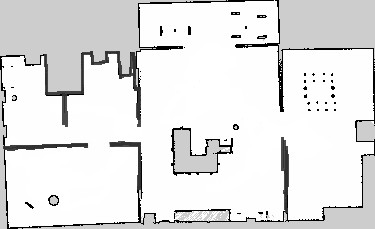
#> input picture ros_ws/src/room_segmentation/house.jpeg, 375 x 229 px
$ python segment_room.py   (older library calls are emulated)
#> lines starting #> are read from the running program, lines starting #| are printed output that depends on the picture; after the words box and inside, x2 and y2 are one past the last pixel; in counts of white or black regions, pixels touching at a corner belong together
#> further down, img is the input picture: shape (229, 375); min 0, max 255, mean 227.6
import cv2
import numpy as np
from random import randint
from typing import Optional, Tuple, List, Union
from skimage.transform import resize
import netpbmfile


def room_segmentation(
    input: cv2.typing.MatLike,
    blur: int = 7,
    noise_removal_threshold: int = 25,
    mask_background: bool = True,
    threshold_min: float = 0.3,
    threshold_max=1.0,
    working_size: int = 500,
    min_room_area: int = -1,
) -> np.ndarray:
    """
    room_segmentation uses watershed segmentation and distance
    transforms to try to identify what constitutes a "room". While
    not perfect, and needing some adjustment for images, it
    Accepts an image (and some configuration options) and ultimately

    """
#> called with blur = 7, noise_removal_threshold = 25, mask_background = True, threshold_min = 0.3, threshold_max = 1, working_size = 500, min_room_area = -1

    # Create a clone of inpu to work with without affecting the
    # original
    img = input.copy()

    # First we convert the image to grayscal if it is not already,
    # and then resize to WORKING_SIZE tall while keeping aspect
    # ratio
    if len(img.shape) == 3:
        img = cv2.cvtColor(img, cv2.COLOR_BGR2GRAY)

    # Resize to a constant size to work with. Note we'll have to resize
    # back to the caller, especially since we expect pixels to represent
    # real world dimensions.
    height, width = img.shape
#> height = 229; width = 375
    img = cv2.resize(
        img, (working_size, int(working_size * img.shape[0] / img.shape[1]))
    )
#> img: shape (305, 500)
    cv2.imshow("Resized", img)
    cv2.waitKey()

    # Once we have the resized image, we blur it
    blurred = cv2.GaussianBlur(img, (blur, blur), 0)

    _, img_threshold = cv2.threshold(
        blurred, 0, 255, cv2.THRESH_BINARY_INV + cv2.THRESH_OTSU
    )
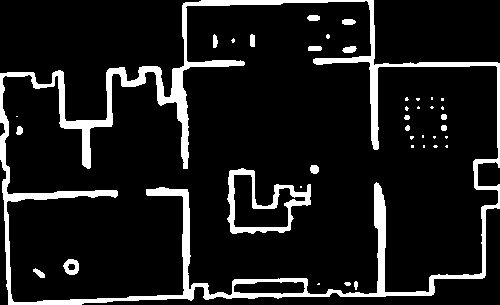
#> img_threshold: shape (305, 500); 10.7% white; 39 white regions (21 under 20 px)
    cv2.imshow("Thresholded", img_threshold)
    cv2.waitKey()

    # Take the contours of the image to find the overarching room
    # outline. We use the mask to isolate the room from surrounding area.
    if mask_background:
        mask = np.zeros_like(img)
        contours, _ = cv2.findContours(
            img_threshold, cv2.RETR_EXTERNAL, cv2.CHAIN_APPROX_SIMPLE
        )
#> contours = 1 contour; box (x1, y1, x2, y2) and area: (0, 0, 500, 305) 121840
        for contour in contours:
            area = cv2.contourArea(contour)
            if area > noise_removal_threshold:
                cv2.fillPoly(mask, [contour], 255)
#> this loop made 1 pass
#> area on pass 1: 121839.5
#> mask: shape (305, 500); 80.5% white; 6 black regions, box (x1, y1, x2, y2) and area: (0, 0, 201, 121) 15470, (374, 0, 500, 65) 7851, (82, 208, 500, 305) 5172, (0, 160, 8, 305) 717, (478, 162, 500, 186) 486, (0, 123, 5, 136) 48

        # Finally, mask out the background
        cv2.imshow("Mask", mask)
        cv2.waitKey()
        img[mask == 0] = 0
#> img: shape (305, 500); min 0, max 255, mean 187.6

    # Calculate the Laplacian and sharpen the image
    kernel = np.array([[1, 1, 1], [1, -8, 1], [1, 1, 1]], dtype=np.float32)
    laplacian = cv2.filter2D(img, cv2.CV_32F, kernel)
    # We need to convert the image to float32 for this step
    img = np.float32(img) - laplacian

    # Convert back to 8bits gray scale for the next steps
    img = np.clip(img, 0, 255)
    img = img.astype("uint8")

    # Create a binary threshold of the image
    _, binary_threshold = cv2.threshold(
        img, 40, 255, cv2.THRESH_BINARY | cv2.THRESH_OTSU
    )
#> binary_threshold: shape (305, 500); 74% white; 101 black regions (81 under 20 px), largest, box (x1, y1, x2, y2) and area: (0, 0, 500, 305) 28896, (374, 0, 500, 65) 7851, (228, 167, 311, 235) 816
    cv2.imshow("Binary Threshold", binary_threshold)
    cv2.waitKey()

    # Perform our distance transform
    distance = cv2.distanceTransform(binary_threshold, cv2.DIST_L2, 3)

    # Normalize our distances for the range {0.0, 1.0}
    cv2.normalize(distance, distance, 0, 1.0, cv2.NORM_MINMAX)

    # Threshold the distance image for additional morpholgical operations
    _, distance_thresholded = cv2.threshold(
        distance, threshold_min, threshold_max, cv2.THRESH_BINARY
    )
#> distance_thresholded: shape (305, 500) float32; values 0 (black) and 1 (white), 22.4% white; 7 white regions, largest, box (x1, y1, x2, y2) and area: (203, 22, 368, 269) 17540, (27, 208, 165, 280) 6503, (384, 156, 464, 273) 5635
    cv2.imshow("Distance Thresholded", distance_thresholded)
    cv2.waitKey()

    # Dilate our image to increase the marker size
    kernel = np.ones((3, 3), dtype=np.uint8)
    dilated = cv2.dilate(distance_thresholded, kernel)
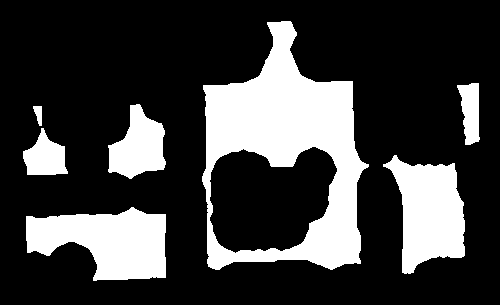
#> dilated: shape (305, 500) float32; values 0 (black) and 1 (white), 24.4% white; 7 white regions

    # Find markers via contours
    contours, _ = cv2.findContours(
        dilated.astype("uint8"), cv2.RETR_EXTERNAL, cv2.CHAIN_APPROX_SIMPLE
    )
#> contours = 7 contours; box (x1, y1, x2, y2) and area: (202, 21, 369, 270) 28813, (26, 207, 166, 281) 6780, (383, 155, 465, 274) 5902, (108, 104, 166, 179) 2604, (23, 128, 68, 175) 1262, (457, 83, 480, 145) 912, (33, 106, 42, 126) 95

    # Create our marker image for the watershed algorithm
    markers = np.zeros_like(dilated, dtype=np.int32)

    for index, contour in enumerate(contours):
        cv2.drawContours(markers, contours, index, color=(index + 1), thickness=-1)
#> this loop made 7 passes
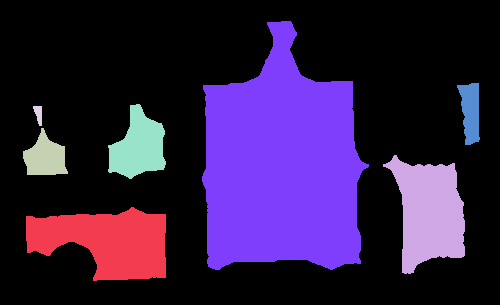
#> markers: shape (305, 500) int32; 8 distinct labels, from 0 to 7; one colour per label, 0 black

    # Draw our background marker to separate background
    cv2.circle(markers, (5, 5), 3, (255, 255, 255), -1)
#> markers: shape (305, 500) int32; 9 distinct labels, from 0 to 255

    # Finally, perfrom our watershed algorithm
    cv2.watershed(cv2.cvtColor(img, cv2.COLOR_GRAY2BGR), markers)

    # Now that we have our marker image, we need to resize back
    # to our original height and width with the sklearn resize
    # since we want to resize in a segmentation label-friendly
    # way.
    markers = resize(
        markers, (height, width), order=0, preserve_range=True, anti_aliasing=False
    )
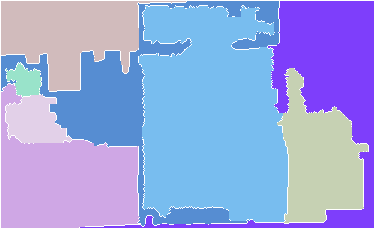
#> markers: shape (229, 375) int32; 9 distinct labels, from -1 to 255; one colour per label, 0 black, -1 white

    # If we have a minimum room area, we'll threshold the markers
    # to eliminate small rooms based on the area provided room
    # and set it to the most common surrounding room. If the option
    # is set to -1 then we skip this step.
    if min_room_area > 0:
        markers = threshold_zones(markers, min_area=min_room_area)

    return markers


def colorize_zones(
    markers: np.ndarray, colors: Optional[List[Tuple[int]]] = None, labels: bool = False
) -> cv2.typing.MatLike:
    """
    colorize_zones - Given a set of markers generated by
    room_segmentation, create an image of the zones colorized.
    Colors can be provided via colors, but are assumed to be
    of the same length as indexes in the markers array. If
    labels are set to True, then a small number representing
    the zone index will be placed in the center of the zone.
    """
    img = np.zeros_like(markers, dtype=np.uint8)
    img = cv2.cvtColor(img, cv2.COLOR_GRAY2BGR)

    marker_indexes = np.unique(markers)

    # Eliminate -1 and 255 values
    marker_indexes = marker_indexes[marker_indexes > 0]
    marker_indexes = marker_indexes[marker_indexes < 255]

    # If no colors are provided, generate random colors for the marker
    # zones per our marker indexes
    if colors is None:
        colors = {}
        for index in marker_indexes:
            colors[index] = (randint(0, 255), randint(0, 255), randint(0, 255))

    for index in marker_indexes:
        img[markers == index] = colors[index]

    if labels:
        # In the center of each marker polygon we will place a small
        # representing its index
        for index in marker_indexes:
            # Find the center of the polygon
            y, x = np.where(markers == index)
            y = int(np.mean(y))
            x = int(np.mean(x))
            cv2.putText(
                img,
                str(index + 1),
                (x, y),
                cv2.FONT_HERSHEY_SIMPLEX,
                0.5,
                (0, 0, 0),
                1,
                cv2.LINE_AA,
            )

    return img


def threshold_zones(markers: np.ndarray, min_area: float = 1500.0) -> np.ndarray:
    """
    threshold_zones accepts a 2d array of markers, which are segmented
    labeled zones, and a minimum threshold. Any marker whose area is
    below the specified marker will be set to the most common surrounding
    marker's value (ignoring 0, -1, and 255 as they have separate meanings
    in the segmentation code)
    """
#> called with min_area = 1500
    # Create a copy of the markers to work with
    markers = markers.copy()

    # Find the unique markers
    marker_indexes = np.unique(markers)
#> marker_indexes = [-1, 1, 2, 3, 4, 5, 6, 7, 255]

    # Eliminate -1 and 255 values
    marker_indexes = marker_indexes[marker_indexes > 0]
#> marker_indexes = [1, 2, 3, 4, 5, 6, 7, 255]
    marker_indexes = marker_indexes[marker_indexes < 255]
#> marker_indexes = [1, 2, 3, 4, 5, 6, 7]

    # For each zone, we'll calculate the area and if it is less than
    # the minimum threshold, we'll set it to the surrounding zone's
    # value
    for index in marker_indexes:
        # First, determine the percentage of the marker index is of the
        # entire map
        truth_map = np.where(markers == index, 1, 0)

        # Find the upper left and bottom right of where the values
        # are 1
        y, x = np.where(truth_map == 1)
        y_min = np.min(y)
        y_max = np.max(y)
        x_min = np.min(x)
        x_max = np.max(x)

        # Calculate the area
        area = (y_max - y_min) * (x_max - x_min)
        if area < min_area:
            # Find within the bounding box the most used index that isn't
            # -1, 0, 255, or the matching index. But first, let's grow the
            # bounding box by a set percentage first to encapsulate a
            # better idea of what's around it.
            percentage = 0.1
            y_min = max(int(y_min - (y_max - y_min) * percentage), 0)
            y_max = min(int(y_max + (y_max - y_min) * percentage), markers.shape[0])
            x_min = max(int(x_min - (x_max - x_min) * percentage), 0)
            x_max = min(int(x_max + (x_max - x_min) * percentage), markers.shape[1])

            cutout = markers[y_min:y_max, x_min:x_max]
            cutout = np.where(cutout == index, 0, cutout)
            cutout = np.where(cutout <= 0, 0, cutout)
            cutout = np.where(cutout >= 255, 0, cutout)

            # Find the unique markers and their counts
            unique, counts = np.unique(cutout, return_counts=True)
            # Remove 0, since we set the most common index to that
            unique = unique[unique > 0]

            # If we are in a weird case where we don't see anything,
            # abort for this index
            if len(unique) <= 0:
                continue
            value = unique[np.argmax(counts)]

            # Set all values in the markers to the resulting value
            markers = np.where(markers == index, value, markers)
#> this loop made 7 passes
#> (y_min, y_max, x_min, x_max, area, percentage, unique, counts) on pass 4: (59, 99, 2, 43, 1122, 0.1, [1, 3, 5], [912, 200, 66, 462])
#> (y_min, y_max, x_min, x_max, area) on passes 1, 2, 3, 5, 6, 7: (84, 227, 1, 138, 19591), (68, 222, 277, 367, 13860), (95, 142, 6, 71, 3055), (1, 225, 1, 278, 62048), (1, 227, 80, 373, 66218), (6, 221, 139, 287, 31820)
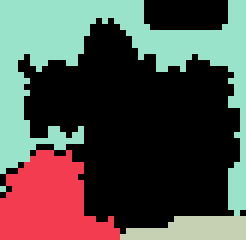
#> cutout: shape (40, 41) int32 (shown 6 times larger); 4 distinct labels, from 0 to 5; one colour per label, 0 black
#> markers: shape (229, 375) int32; 8 distinct labels, from -1 to 255

    return markers


def identify_unknown_and_known(
    img: np.ndarray,
    unknown: Union[int, Tuple[int, int, int]],
    empty: Union[int, Tuple[int, int, int]],
):
    """
    identify_unknown_and_known accepts an image and attempts to
    segment the image into known, unknown, and other (basically
    walls)
    """

    base = np.ones_like(img)

    base = np.where(img == unknown, -1, base)
    base = np.where(img == empty, 0, base)

    return base


img = cv2.imread("./house.jpeg", cv2.IMREAD_GRAYSCALE)

markers = room_segmentation(img)
thresholded_markers = threshold_zones(markers)
final = colorize_zones(markers, labels=True)
#> in colorize_zones, `img = cv2.cvtColor(img, cv2.COLOR_GRAY2BGR)`: img: shape (229, 375, 3); every value is 0
#> in colorize_zones, `marker_indexes = np.unique(markers)`: marker_indexes = [-1, 1, 2, 3, 4, 5, 6, 7, 255]
#> in colorize_zones, `marker_indexes = marker_indexes[marker_indexes > 0]`: marker_indexes = [1, 2, 3, 4, 5, 6, 7, 255]
#> in colorize_zones, `marker_indexes = marker_indexes[marker_indexes < 255]`: marker_indexes = [1, 2, 3, 4, 5, 6, 7]
#> the loop in colorize_zones, `for index in marker_indexes:` made 7 passes
#> after the loop in colorize_zones, `for index in marker_indexes:`: colors = {1: (197, 215, 20), 2: (132, 248, 207), 3: (155, 244, 183), 4: (111, 71, 144), 5: (71, 48, 128), 6: (75, 158, 50), 7: (37, 169, 241)}
#> the loop in colorize_zones, `for index in marker_indexes:` made 7 passes
#> (y, x) on passes 1 to 7: (181, 64), (159, 319), (120, 34), (80, 24), (98, 132), (87, 324), (116, 211)
#> after the loop in colorize_zones, `for index in marker_indexes:`:
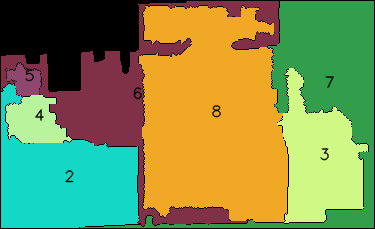
#> img: shape (229, 375, 3); mean B, G, R 76.8, 142.7, 126.7
thresholded = colorize_zones(thresholded_markers, labels=True)
#> call 2 of colorize_zones, with labels = True
#> in colorize_zones (call 2), `marker_indexes = np.unique(markers)`: marker_indexes = [-1, 1, 2, 3, 5, 6, 7, 255]
#> in colorize_zones (call 2), `marker_indexes = marker_indexes[marker_indexes > 0]`: marker_indexes = [1, 2, 3, 5, 6, 7, 255]
#> in colorize_zones (call 2), `marker_indexes = marker_indexes[marker_indexes < 255]`: marker_indexes = [1, 2, 3, 5, 6, 7]
#> the loop in colorize_zones (call 2), `for index in marker_indexes:` made 6 passes
#> after the loop in colorize_zones (call 2), `for index in marker_indexes:`: colors = {1: (51, 181, 222), 2: (161, 104, 244), 3: (226, 133, 31), 5: (7, 47, 204), 6: (0, 252, 170), 7: (124, 166, 32)}
#> the loop in colorize_zones (call 2), `for index in marker_indexes:` made 6 passes
#> after the loop in colorize_zones (call 2), `for index in marker_indexes:`:
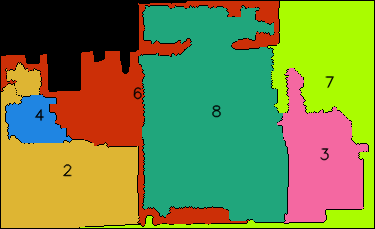
#> img: shape (229, 375, 3); mean B, G, R 67.4, 136.1, 119.3

cv2.imshow("Final", final)
cv2.imshow("Thresholded", thresholded)
cv2.waitKey()
print(np.unique(thresholded_markers, return_counts=True))
#| (array([ -1,   1,   2,   3,   5,   6,   7, 255], dtype=int32), array([ 3184, 12683,  8135,  2176, 11236, 13323, 26494,  8644]))

np.save("house.segmentation", thresholded_markers, allow_pickle=False)

$ run again, with ros_ws/src/room_segmentation/fp1.jpeg copied over ros_ws/src/room_segmentation/house.jpeg
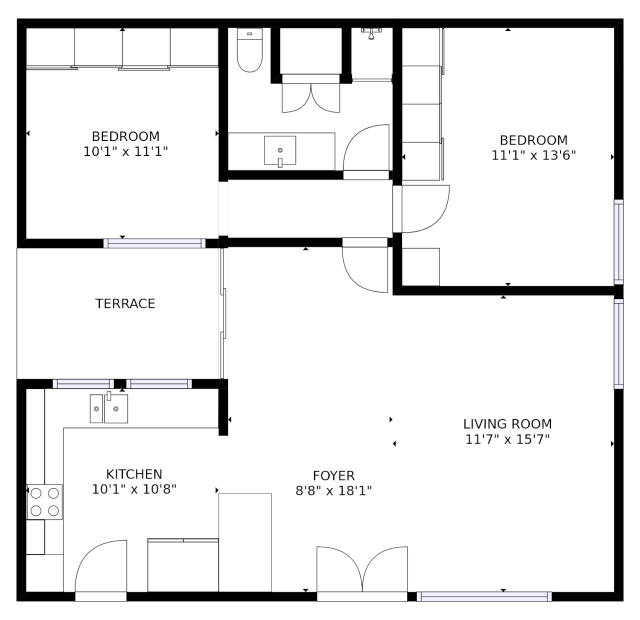
#> input picture ros_ws/src/room_segmentation/fp1.jpeg, 1280 x 1239 px (shown at 1/2 size)
#> img_threshold: shape (483, 500); 7.4% white; 13 white regions (4 under 20 px)
#> in room_segmentation, `contours, _ = cv2.findContours( img_threshold, cv2.RETR_EXTERNAL, cv2...`: contours = 13 contours, 4 with area under 20; largest, box (x1, y1, x2, y2) and area: (13, 14, 487, 194) 8652, (13, 295, 59, 469) 1638, (302, 181, 487, 234) 1460, (431, 303, 487, 469) 1343, (99, 460, 248, 469) 1038
#> the loop in room_segmentation, `for contour in contours:` made 13 passes
#> area on passes 1, 3, 5, 6, 7, 8, 9, 10: 47, 1038.5, 1343, 68, 1638.5, 458.5, 770.5, 1460.5
#> binary_threshold: shape (483, 500); 1% white in thin lines or dots, all inside (x1, y1, x2, y2) = (13, 14, 487, 469)
#> dilated: shape (483, 500) float32; values 0 (black) and 1 (white), 3.3% white; 50 white regions (8 under 20 px)
#> in room_segmentation, `contours, _ = cv2.findContours( dilated.astype("uint8"), cv2.RETR_EXTE..`: contours = 50 contours, 24 with area under 20; largest, box (x1, y1, x2, y2) and area: (12, 13, 487, 195) 1807, (99, 459, 249, 470) 612, (13, 302, 60, 470) 526, (159, 183, 269, 196) 437, (341, 20, 481, 25) 288
#> the loop in room_segmentation, `for index, contour in enumerate(contours):` made 50 passes
#> contour on passes 1, 5, 6, 7, 8, 10, 12, 18: [[431, 467], [431, 469], [486, 469], [486, 467]], [[478, 342], [478, 349], [480, 349], [480, 342]], [[171, 338], [171, 340], [177, 340], [177, 338]], [[177, 323], [177, 330], [179, 330], [179, 323]], [[479, 302], [479, 304], [487, 304], [487, 302]], [[32, 302], [32, 304], [36, 304], [36, 302]], [[176, 301], [176, 303], [178, 303], [178, 301]], [[393, 221], [393, 223], [400, 223], [400, 221]]
#> in threshold_zones, `marker_indexes = np.unique(markers)`: marker_indexes = 52 values from -1 to 255
#> in threshold_zones, `marker_indexes = marker_indexes[marker_indexes > 0]`: marker_indexes = 51 values from 1 to 255
#> in threshold_zones, `marker_indexes = marker_indexes[marker_indexes < 255]`: marker_indexes = 50 values from 1 to 50
#> the loop in threshold_zones, `for index in marker_indexes:` made 50 passes
#> (y_min, y_max, x_min, x_max, area, percentage, unique, counts) on pass 10: (765, 825, 71, 101, 1250, 0.1, [11, 14], [1239, 419, 142])
#> in colorize_zones, `marker_indexes = np.unique(markers)`: marker_indexes = 52 values from -1 to 255
#> in colorize_zones, `marker_indexes = marker_indexes[marker_indexes > 0]`: marker_indexes = 51 values from 1 to 255
#> in colorize_zones, `marker_indexes = marker_indexes[marker_indexes < 255]`: marker_indexes = 50 values from 1 to 50
#> the loop in colorize_zones, `for index in marker_indexes:` made 50 passes
#> after the loop in colorize_zones, `for index in marker_indexes:`: colors = 50 items
#> the loop in colorize_zones, `for index in marker_indexes:` made 50 passes
#> (y, x) on passes 1 to 8: (1214, 1123), (1072, 844), (1107, 476), (1095, 1112), (916, 1116), (923, 502), (834, 594), (764, 1167)
#> after the loop in colorize_zones, `for index in marker_indexes:`:
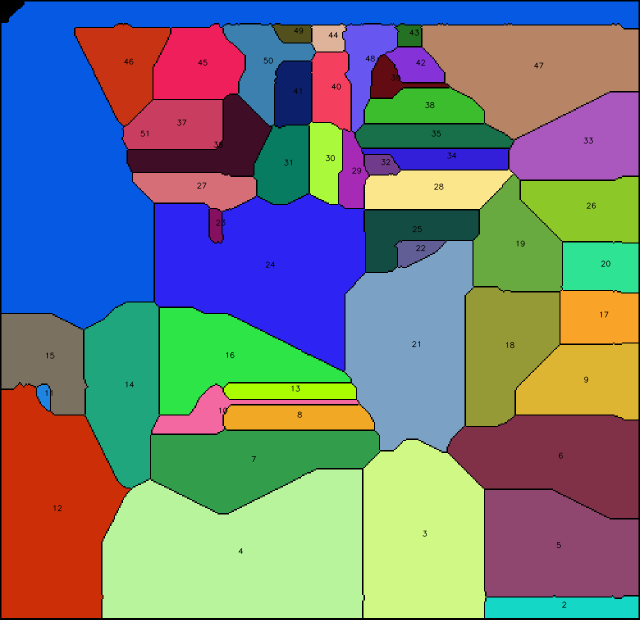
#> img: shape (1239, 1280, 3) (shown at 1/2 size); mean B, G, R 124.5, 124.4, 115.1
#> in colorize_zones (call 2), `marker_indexes = np.unique(markers)`: marker_indexes = 51 values from -1 to 255
#> in colorize_zones (call 2), `marker_indexes = marker_indexes[marker_indexes > 0]`: marker_indexes = 50 values from 1 to 255
#> in colorize_zones (call 2), `marker_indexes = marker_indexes[marker_indexes < 255]`: marker_indexes = 49 values from 1 to 50
#> the loop in colorize_zones (call 2), `for index in marker_indexes:` made 49 passes
#> after the loop in colorize_zones (call 2), `for index in marker_indexes:`: colors = 49 items
#> the loop in colorize_zones (call 2), `for index in marker_indexes:` made 49 passes
#> after the loop in colorize_zones (call 2), `for index in marker_indexes:`:
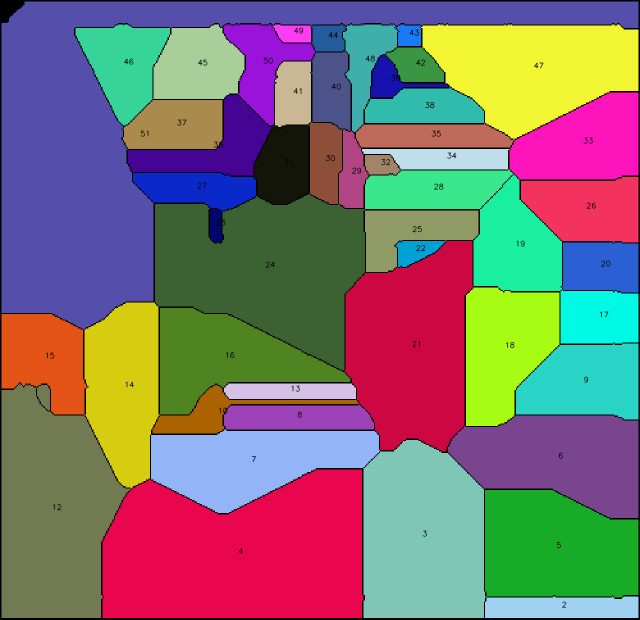
#> img: shape (1239, 1280, 3) (shown at 1/2 size); mean B, G, R 111.5, 114, 126.6
#| (array([ -1,   1,   2,   3,   4,   5,   6,   7,   8,   9,  11,  12,  13,
#|         14,  15,  16,  17,  18,  19,  20,  21,  22,  23,  24,  25,  26,
#|         27,  28,  29,  30,  31,  32,  33,  34,  35,  36,  37,  38,  39,
#|         40,  41,  42,  43,  44,  45,  46,  47,  48,  49,  50, 255],
#|       dtype=int32), array([ 54055,  12592,  78117, 130700,  58518,  56111,  49421,  13857,
#|         30647,   9926,  89599,   8022,  44051,  26248,  42929,  16104,
#> (further printed lines are left out)
